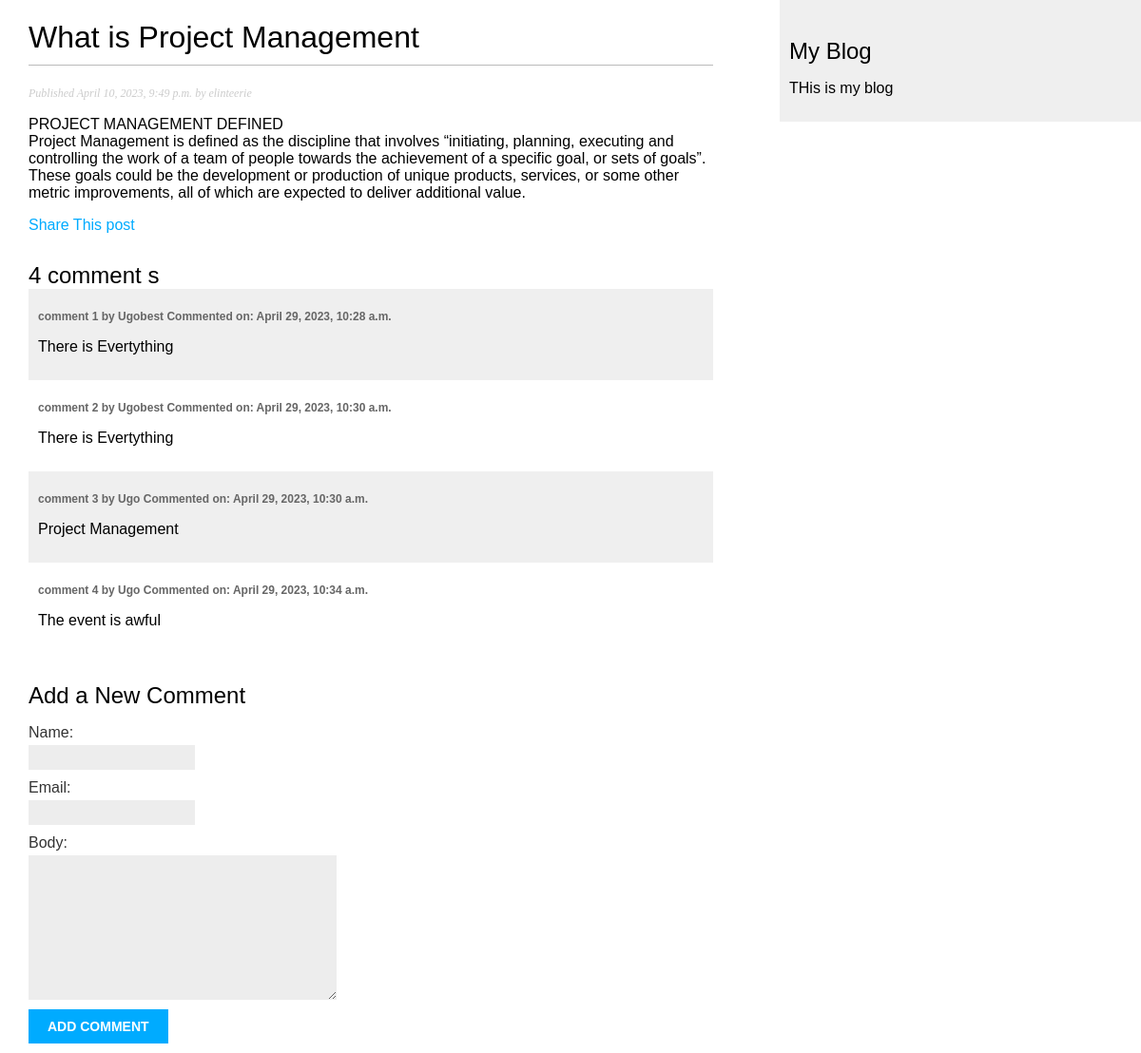
Page /blog/2023/4/10/what-is-project-managemtn/ on the committed database.
### blog/models.py (models this page shows, shortened)
class Post(models.Model):
    tags = TaggableManager()
    class Status(models.TextChoices):
        DRAFT = 'DF', 'Draft'
        PUBLISHED = 'PB', 'Published'
    title = models.CharField(max_length=250)
    slug = models.SlugField(max_length=250, unique_for_date='publish')
    author = models.ForeignKey(
        User, on_delete=models.CASCADE, related_name='blog_posts')
    body = models.TextField()
    publish = models.DateTimeField(default=timezone.now)
    created = models.DateTimeField(auto_now_add=True)
    updated = models.DateTimeField(auto_now=True)
    status = models.CharField(max_length=2, choices=Status.choices,
                              default=Status.DRAFT)
    objects = models.Manager()
    published = PublishedManager()
    class Meta:
        ordering = ['-publish']
        indexes = [
            models.Index(fields=['-publish']),
        ]

class Comment(models.Model):
    post = models.ForeignKey(
        Post, on_delete=models.CASCADE, related_name='comments')
    name = models.CharField(max_length=80)
    email = models.EmailField()
    body = models.TextField()
    created = models.DateTimeField(auto_now_add=True)
    updated = models.DateTimeField(auto_now=True)
    active = models.BooleanField(default=True)
    class Meta:
        ordering = ['created']
        indexes = [models.Index(fields=['created']),]

### blog/views.py (the view)
def post_detail(request, year, month, day, post):
    post = get_object_or_404(Post, status=Post.Status.PUBLISHED, slug=post,
                             publish__year=year,
                             publish__month=month,
                             publish__day=day)
    comments = post.comments.filter(active=True)
    form = CommentForm()
    return render(request, 'blog/post/detail.html', {'post': post,
                                                     'comments': comments,
                                                     'form': form}
                  )

### blog/forms.py
class CommentForm(forms.ModelForm):
    class Meta:
        model = Comment
        fields = ['name', 'email', 'body']

### blog/templates/blog/post/detail.html (shortened to what this page needs)
{% extends "blog/base.html" %} {% block content %}
<h1>{{ post.title }}</h1>
<p class="date">Published {{ post.publish }} by {{ post.author}}</p>
{{ post.body|linebreaks }}
<p>
  <a href="{% url 'blog:post_share' post.id  %}">Share This post</a>
</p>
{% with comments.count as total_comments %}
<h2>{{ total_comments }} comment {{total_comments|pluralize}}</h2>
{% endwith%} {% for comment in comments %}
<div class="comment">
  <p class="info">
    comment {{forloop.counter}} by {{comment.name}} Commented on: {{comment.created}}
  </p>
  {{ comment.body|linebreaks }}
</div>
{% empty %}
<p>There are no comments</p>
{% endfor %}
<h2>Add a New Comment</h2>
<form action="{% url "blog:post_comment" post.id %}" method="post">
    {{form.as_p}}
    <p><input type="submit" value="Add Comment"></p>
</form>
{% endblock %}

### blog/templates/blog/base.html (shortened to what this page needs)
{% load static %}
<!DOCTYPE html>
<html lang="en">
  <head>
    <link rel="stylesheet" href="{% static 'css/blog.css'%}" />
  </head>
  <body>
    <div id="sidebar">
      <h2>My Blog</h2>
      <p>THis is my blog</p>
    </div>
    <div id="content">{% block content %} {% endblock %}</div>
  </body>
</html>

### blog/static/blog/css/blog.css (style rules this page uses)
body { margin:0; padding:0; font-family:helvetica, sans-serif; }
a { color:#00abff; text-decoration:none; }
h1 { font-weight:normal; border-bottom:1px solid #bbb; padding:0 0 10px 0; }
h2 { font-weight:normal; margin:30px 0 0; }
#content { float:left; width:60%; padding:0 0 0 30px; }
#sidebar { float:right; width:30%; padding:10px; background:#efefef; height:100%; }
p.date { color:#ccc; font-family: georgia, serif; font-size: 12px; font-style: italic; }
label { float:left; clear:both; color:#333; margin-bottom:4px; }
input, textarea { clear:both; float:left; margin:0 0 10px; background:#ededed; border:0; padding:6px 10px; font-size:12px; }
input[type=submit] { font-weight:bold; background:#00abff; color:#fff; padding:10px 20px; font-size:14px; text-transform:uppercase; }
.comment { padding:10px; }
.comment:nth-child(even) { background:#efefef; }
.comment .info { font-weight:bold; font-size:12px; color:#666; }

### rows in the picture
Post: title "What is Project Management", publish "April 10, 2023, 9:49 p.m.", author "elinteerie", body "PROJECT MANAGEMENT DEFINED Project Management is defined as the discipline that involves “initiating, planning, executing and controlling the work of a team of people towards the achievement of a specific goal, or sets of goals”. These goals could be the development or production of unique products, services, or some other metric improvements, all of which are expected to deliver additional value."
Comment: name "Ugobest", created "April 29, 2023, 10:28 a.m.", body "There is Evertything"
Comment: name "Ugobest", created "April 29, 2023, 10:30 a.m.", body "There is Evertything"
Comment: name "Ugo", created "April 29, 2023, 10:30 a.m.", body "Project Management"
Comment: name "Ugo", created "April 29, 2023, 10:34 a.m.", body "The event is awful"

### other values in the picture
{{ total_comments }} "4"
